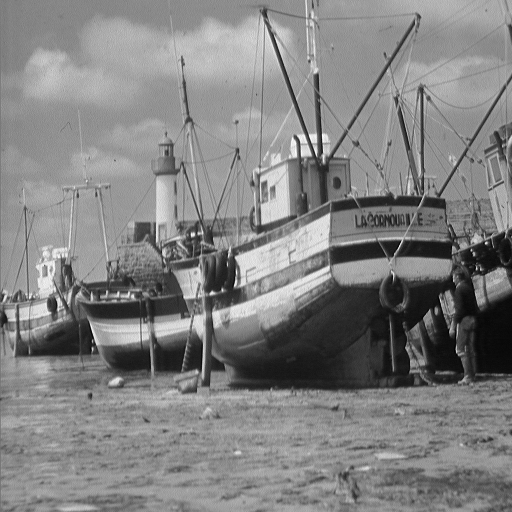
#> input picture DCT-average/images/boat.png, 512 x 512 px, found by its file name
$ python DCT-avg.py
#> lines starting #> are read from the running program, lines starting #| are printed output that depends on the picture
import os
from PIL import Image
import numpy as np
from scipy import fftpack

def get_image(image_path='./DCT-average/images/boat.png'):
#> called with image_path = './DCT-average/images/boat.png'
    image = Image.open(image_path)
#> image is the input picture: PIL image 512x512 L; min 0, max 255, mean 129.7
    img_grey = image.convert('L')
    img = np.array(img_grey, dtype=np.float64)
    return img, image

def get_8x8_dct(block):
    return fftpack.dct(fftpack.dct(block.T, norm='ortho').T, norm='ortho')

def get_8x8_idct(coefficients):
    return fftpack.idct(fftpack.idct(coefficients.T, norm='ortho').T, norm='ortho')

def get_reconstructed_image(raw):
    img = raw.clip(0, 255)
    img = img.astype('uint8')
    img = Image.fromarray(img)
    return img

if __name__ == "__main__":
    pixels, original_image = get_image()
    block_size = 8
    image_height, image_width = pixels.shape
#> image_height = 512; image_width = 512

    # Initialize an array to store the DCT coefficients
    dct_coeffs = np.zeros((8, 8))

    # Initialize a counter to keep track of the number of blocks
    block_count = 0

    for i in range(0, pixels.shape[0], block_size):
        for j in range(0, pixels.shape[1], block_size):
            block = pixels[i:i+block_size, j:j+block_size]
            dct_block = get_8x8_dct(block)

            # Accumulate the DCT coefficients
            dct_coeffs += dct_block

            # Increment the block counter
            block_count += 1
#> after the loop, block_count = 4096

    # Calculate the average DCT coefficients
    dct_coeffs /= block_count

    # Create a new image using the average DCT coefficients
    reconstructed_image = np.zeros((image_height, image_width), dtype=np.float64)
    for i in range(0, image_height, block_size):
        for j in range(0, image_width, block_size):
            reconstructed_block = get_8x8_idct(dct_coeffs)
            reconstructed_image[i:i+block_size, j:j+block_size] = reconstructed_block

    reconstructed_image = get_reconstructed_image(reconstructed_image)
#> in get_reconstructed_image, `img = img.astype('uint8')`:
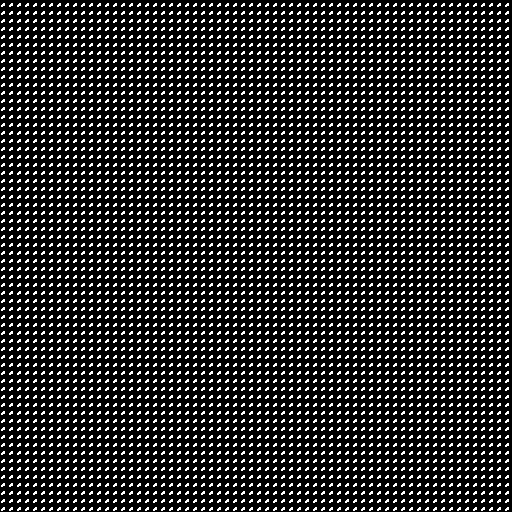
#> img: shape (512, 512); values 129 (black) and 130 (white), 17.2% white in thin lines or dots

    print("Average DCT coefficients:")
    for row in dct_coeffs:
        print([f"{val:.2f}" for val in row])
#> this loop made 8 passes
#> row on passes 1 to 2: [1037.7, 1.76, -1.02, -0.15, 0.229, -0.181, -0.0317, -0.155], [-0.614, 0.131, 0.16, 0.0018, 0.13, 0.108, -0.134, 0.0549]
#| ['1037.66', '1.76', '-1.02', '-0.15', '0.23', '-0.18', '-0.03', '-0.16']
#| ['-0.61', '0.13', '0.16', '0.00', '0.13', '0.11', '-0.13', '0.05']
#| ['-0.66', '-0.05', '0.73', '-0.13', '-0.15', '0.16', '-0.09', '-0.03']
#| ['0.75', '0.03', '-0.34', '-0.04', '0.05', '-0.08', '0.05', '0.09']
#| ['0.17', '-0.22', '-0.07', '0.23', '0.05', '0.10', '0.03', '0.08']
#| ['0.17', '-0.10', '0.21', '0.01', '-0.09', '-0.02', '0.04', '0.15']
#| ['0.01', '-0.00', '-0.00', '-0.07', '0.05', '-0.04', '-0.08', '-0.07']
#| ['-0.11', '-0.00', '0.03', '0.02', '-0.01', '-0.08', '-0.02', '-0.00']

    # Save the original and reconstructed images
    save_path = './DCT-average/reconstructed_images/'
    if not os.path.exists(save_path):
        os.mkdir(save_path)
    original_image.save(os.path.join(save_path, 'boat_original.png'))
